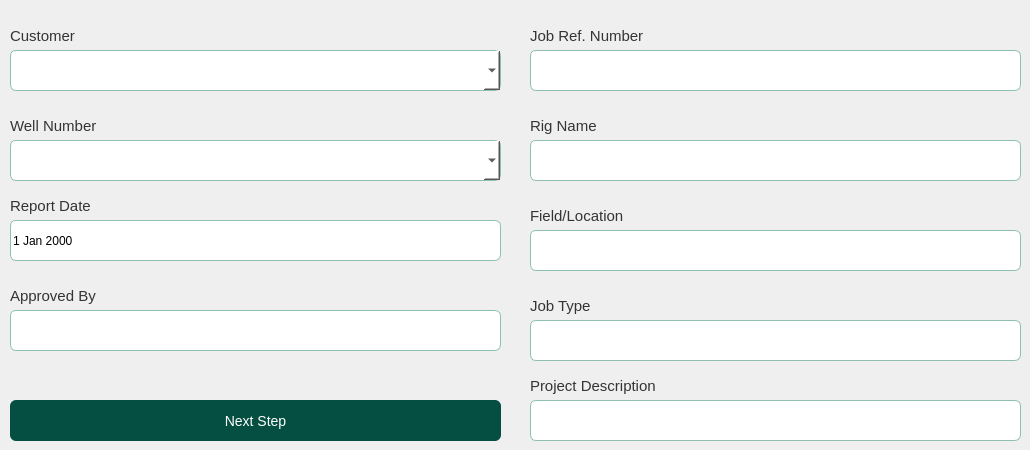
     <widget class="QWidget" name="tab_report_information">
      <attribute name="title">
       <string>Report Information</string>
      </attribute>
      <widget class="QLabel" name="lbl_customer">
       <property name="geometry">
        <rect>
         <x>10</x>
         <y>20</y>
         <width>81</width>
         <height>31</height>
        </rect>
       </property>
       <property name="font">
        <font>
         <pointsize>11</pointsize>
        </font>
       </property>
       <property name="styleSheet">
        <string notr="true">color: rgb(52, 52, 52);</string>
       </property>
       <property name="text">
        <string>Customer</string>
       </property>
      </widget>
      <widget class="QComboBox" name="cbx_customer">
       <property name="geometry">
        <rect>
         <x>10</x>
         <y>50</y>
         <width>491</width>
         <height>41</height>
        </rect>
       </property>
       <property name="styleSheet">
        <string notr="true">
background-color:#fff;
border: 1px solid #8ec0af;
border-radius: 6px</string>
       </property>
      </widget>
      <widget class="QLabel" name="lbl_well_number">
       <property name="geometry">
        <rect>
         <x>10</x>
         <y>110</y>
         <width>111</width>
         <height>31</height>
        </rect>
       </property>
       <property name="font">
        <font>
         <pointsize>11</pointsize>
        </font>
       </property>
       <property name="styleSheet">
        <string notr="true">color: rgb(52, 52, 52);</string>
       </property>
       <property name="text">
        <string>Well Number</string>
       </property>
      </widget>
      <widget class="QComboBox" name="cbx_well_number">
       <property name="geometry">
        <rect>
         <x>10</x>
         <y>140</y>
         <width>491</width>
         <height>41</height>
        </rect>
       </property>
       <property name="styleSheet">
        <string notr="true">
background-color:#fff;
border: 1px solid #8ec0af;
border-radius: 6px</string>
       </property>
      </widget>
      <widget class="QLabel" name="lbl_job_ref">
       <property name="geometry">
        <rect>
         <x>530</x>
         <y>20</y>
         <width>141</width>
         <height>31</height>
        </rect>
       </property>
       <property name="font">
        <font>
         <pointsize>11</pointsize>
        </font>
       </property>
       <property name="styleSheet">
        <string notr="true">color: rgb(52, 52, 52);</string>
       </property>
       <property name="text">
        <string>Job Ref. Number</string>
       </property>
      </widget>
      <widget class="QLineEdit" name="txt_job_ref">
       <property name="geometry">
        <rect>
         <x>530</x>
         <y>50</y>
         <width>491</width>
         <height>41</height>
        </rect>
       </property>
       <property name="styleSheet">
        <string notr="true">QLineEdit{


background-color:#fff;
border: 1px solid #8ec0af;
border-radius: 6px
}</string>
       </property>
       <property name="placeholderText">
        <string/>
       </property>
      </widget>
      <widget class="QLineEdit" name="txt_rig_name">
       <property name="geometry">
        <rect>
         <x>530</x>
         <y>140</y>
         <width>491</width>
         <height>41</height>
        </rect>
       </property>
       <property name="styleSheet">
        <string notr="true">QLineEdit{


background-color:#fff;
border: 1px solid #8ec0af;
border-radius: 6px
}</string>
       </property>
       <property name="placeholderText">
        <string/>
       </property>
      </widget>
      <widget class="QLineEdit" name="txt_field_location">
       <property name="geometry">
        <rect>
         <x>530</x>
         <y>230</y>
         <width>491</width>
         <height>41</height>
        </rect>
       </property>
       <property name="styleSheet">
        <string notr="true">QLineEdit{


background-color:#fff;
border: 1px solid #8ec0af;
border-radius: 6px
}</string>
       </property>
       <property name="placeholderText">
        <string/>
       </property>
      </widget>
      <widget class="QLineEdit" name="txt_aproved_by">
       <property name="geometry">
        <rect>
         <x>10</x>
         <y>310</y>
         <width>491</width>
         <height>41</height>
        </rect>
       </property>
       <property name="styleSheet">
        <string notr="true">QLineEdit{


background-color:#fff;
border: 1px solid #8ec0af;
border-radius: 6px
}</string>
       </property>
       <property name="placeholderText">
        <string/>
       </property>
      </widget>
      <widget class="QLineEdit" name="txt_job_type">
       <property name="geometry">
        <rect>
         <x>530</x>
         <y>320</y>
         <width>491</width>
         <height>41</height>
        </rect>
       </property>
       <property name="styleSheet">
        <string notr="true">QLineEdit{


background-color:#fff;
border: 1px solid #8ec0af;
border-radius: 6px
}</string>
       </property>
       <property name="placeholderText">
        <string/>
       </property>
      </widget>
      <widget class="QLineEdit" name="txt_project_description">
       <property name="geometry">
        <rect>
         <x>530</x>
         <y>400</y>
         <width>491</width>
         <height>41</height>
        </rect>
       </property>
       <property name="styleSheet">
        <string notr="true">QLineEdit{


background-color:#fff;
border: 1px solid #8ec0af;
border-radius: 6px
}</string>
       </property>
       <property name="text">
        <string/>
       </property>
       <property name="placeholderText">
        <string/>
       </property>
      </widget>
      <widget class="QLabel" name="lbl_rig_name">
       <property name="geometry">
        <rect>
         <x>530</x>
         <y>110</y>
         <width>141</width>
         <height>31</height>
        </rect>
       </property>
       <property name="font">
        <font>
         <pointsize>11</pointsize>
        </font>
       </property>
       <property name="styleSheet">
        <string notr="true">color: rgb(52, 52, 52);</string>
       </property>
       <property name="text">
        <string>Rig Name</string>
       </property>
      </widget>
      <widget class="QLabel" name="lbl_field_location">
       <property name="geometry">
        <rect>
         <x>530</x>
         <y>200</y>
         <width>141</width>
         <height>31</height>
        </rect>
       </property>
       <property name="font">
        <font>
         <pointsize>11</pointsize>
        </font>
       </property>
       <property name="styleSheet">
        <string notr="true">color: rgb(52, 52, 52);</string>
       </property>
       <property name="text">
        <string>Field/Location</string>
       </property>
      </widget>
      <widget class="QLabel" name="lbl_job_type">
       <property name="geometry">
        <rect>
         <x>530</x>
         <y>290</y>
         <width>91</width>
         <height>31</height>
        </rect>
       </property>
       <property name="font">
        <font>
         <pointsize>11</pointsize>
        </font>
       </property>
       <property name="styleSheet">
        <string notr="true">color: rgb(52, 52, 52);</string>
       </property>
       <property name="text">
        <string>Job Type</string>
       </property>
      </widget>
      <widget class="QLabel" name="lbl_contacto_7">
       <property name="geometry">
        <rect>
         <x>10</x>
         <y>190</y>
         <width>101</width>
         <height>31</height>
        </rect>
       </property>
       <property name="font">
        <font>
         <pointsize>11</pointsize>
        </font>
       </property>
       <property name="styleSheet">
        <string notr="true">color: rgb(52, 52, 52);</string>
       </property>
       <property name="text">
        <string>Report Date</string>
       </property>
      </widget>
      <widget class="QLabel" name="lbl_approved_by">
       <property name="geometry">
        <rect>
         <x>10</x>
         <y>280</y>
         <width>101</width>
         <height>31</height>
        </rect>
       </property>
       <property name="font">
        <font>
         <pointsize>11</pointsize>
        </font>
       </property>
       <property name="styleSheet">
        <string notr="true">color: rgb(52, 52, 52);</string>
       </property>
       <property name="text">
        <string>Approved By</string>
       </property>
      </widget>
      <widget class="QDateEdit" name="dateEdit">
       <property name="geometry">
        <rect>
         <x>10</x>
         <y>220</y>
         <width>491</width>
         <height>41</height>
        </rect>
       </property>
       <property name="styleSheet">
        <string notr="true">QDateEdit{

background-color:#fff;
border: 1px solid #8ec0af;
border-radius: 6px

}</string>
       </property>
       <property name="buttonSymbols">
        <enum>QAbstractSpinBox::NoButtons</enum>
       </property>
       <property name="accelerated">
        <bool>false</bool>
       </property>
       <property name="correctionMode">
        <enum>QAbstractSpinBox::CorrectToPreviousValue</enum>
       </property>
       <property name="showGroupSeparator" stdset="0">
        <bool>false</bool>
       </property>
      </widget>
      <widget class="QLabel" name="lbl_description">
       <property name="geometry">
        <rect>
         <x>530</x>
         <y>370</y>
         <width>131</width>
         <height>31</height>
        </rect>
       </property>
       <property name="font">
        <font>
         <pointsize>11</pointsize>
        </font>
       </property>
       <property name="styleSheet">
        <string notr="true">color: rgb(52, 52, 52);</string>
       </property>
       <property name="text">
        <string>Project Description</string>
       </property>
      </widget>
      <widget class="QPushButton" name="btn_next_step_tank_information">
       <property name="geometry">
        <rect>
         <x>10</x>
         <y>400</y>
         <width>491</width>
         <height>41</height>
        </rect>
       </property>
       <property name="styleSheet">
        <string notr="true">

QPushButton#btn_next_step_tank_information{

border:none;
background-color:#044e42;
color:white;
font-size:14px;
border-radius: 6px;
transition: background-color 0.5s ease;
padding:10px;
text-align:rigth;
}

QPushButton#btn_next_step_tank_information:hover{
 background-color: #044e42;
border-radius: 6px;
transition: background-color 0.5s ease;
padding:10px;
}

QPushButton#btn_next_step_tank_information:pressed {
 background-color: #044e42;
border-radius: 6px;
background-color: #033029;
padding:10px;
 }
</string>
       </property>
       <property name="text">
        <string>Next Step</string>
       </property>
       <property name="icon">
        <iconset>
         <normaloff>../../img/check-solid.svg</normaloff>../../img/check-solid.svg</iconset>
       </property>
      </widget>
      <zorder>lbl_description</zorder>
      <zorder>lbl_approved_by</zorder>
      <zorder>lbl_contacto_7</zorder>
      <zorder>lbl_job_type</zorder>
      <zorder>lbl_field_location</zorder>
      <zorder>lbl_rig_name</zorder>
      <zorder>lbl_customer</zorder>
      <zorder>cbx_customer</zorder>
      <zorder>lbl_well_number</zorder>
      <zorder>cbx_well_number</zorder>
      <zorder>lbl_job_ref</zorder>
      <zorder>txt_job_ref</zorder>
      <zorder>txt_rig_name</zorder>
      <zorder>txt_field_location</zorder>
      <zorder>txt_aproved_by</zorder>
      <zorder>txt_job_type</zorder>
      <zorder>txt_project_description</zorder>
      <zorder>dateEdit</zorder>
      <zorder>btn_next_step_tank_information</zorder>
     </widget>
